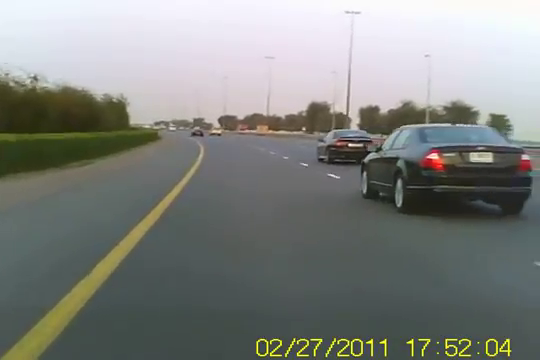
#> input picture frame 144 of road.avi.mp4, 540 x 360 px, given in place of traffic3.mp4, which was not available
$ python 'Car counting.py'
#> lines starting #> are read from the running program, lines starting #| are printed output that depends on the picture; pictures that were not available may be replaced by others from this repository, and a replacement may not be noted
import cv2
import numpy as np
from matplotlib import pyplot as plt

cap = cv2.VideoCapture('traffic3.mp4')
fgbg = cv2.bgsegm.createBackgroundSubtractorMOG()

counterL = 0
counterR = 0

def roi(image, vertices):
    mask = np.zeros_like(image)
    #channel_count = image.shape[2]
    match_mask_color = (255)#*channel_count
    cv2.fillPoly(mask, vertices, match_mask_color)
    masked_image = cv2.bitwise_and(image, mask)
    return masked_image

def process(image):
    print(image.shape)
    height = image.shape[0]
    width = image.shape[1]
    vertices = np.array([[0,480], [20,300], [300,200], [600,120], [800,260], [840,480]], np.int32)
    image = roi(image, [vertices])
    return image

while True:
    ret, frame = cap.read()
#> frame is the input picture: shape (360, 540, 3); mean B, G, R 128.3, 132.1, 129.1
    frame1 = process(frame)
#| (360, 540, 3)
#> in roi, `cv2.fillPoly(mask, vertices, match_mask_color)`:
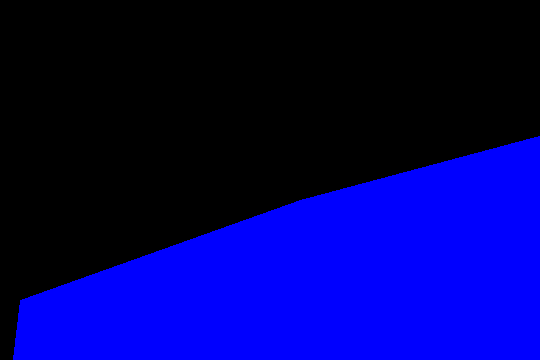
#> mask: shape (360, 540, 3); mean of channels 0, 1, 2 101, 0, 0; drawn as B, G, R
#> in roi, `masked_image = cv2.bitwise_and(image, mask)`:
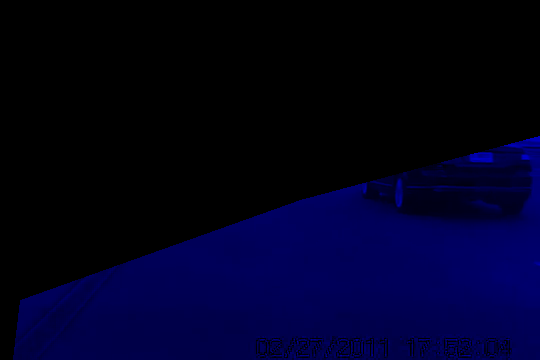
#> masked_image: shape (360, 540, 3); mean B, G, R 31.5, 0, 0
    if frame1 is None:
        break
    fgmask = fgbg.apply(frame1)
#> fgmask: shape (360, 540); every value is 0
    #fgmask = cv2.morphologyEx(fgmask, cv2.MORPH_OPEN, kernal)
    _, thresh = cv2.threshold(fgmask, 20, 255, cv2.THRESH_BINARY)
    dilated = cv2.dilate(thresh, None, iterations=3)
    contours,_ = cv2.findContours(dilated, cv2.RETR_TREE, cv2.CHAIN_APPROX_SIMPLE)
#> contours = []

    counter = 0

    for contour in contours:
        (x, y, w, h) = cv2.boundingRect(contour)

        if cv2.contourArea(contour) < 500:
            continue

        cv2.rectangle(frame, (x, y), (x+w, y+h), (0, 255, 0), 2)
        if x < 420 and y > 330 and y < 334:
            counterL +=1
        if x > 430 and  y> 330 and y < 337:
            counterR +=1
        cv2.putText(frame, "Outgoing: {}".format(counterL), (30, 50), cv2.FONT_HERSHEY_SIMPLEX, 1, (255, 150, 0), 2, cv2.LINE_AA)
        cv2.putText(frame, "Incoming: {}".format(counterR), (620, 50), cv2.FONT_HERSHEY_SIMPLEX, 1, (0, 150, 150), 2, cv2.LINE_AA)
        cv2.putText(frame, "Total: {}".format(counterL + counterR), (365, 50), cv2.FONT_HERSHEY_SIMPLEX, 1, (0, 0, 255), 2, cv2.LINE_AA)
#> this loop made 0 passes
#> after the loop, counterL = 0; counterR = 0

    cv2.imshow('Frame', dilated)
    cv2.imshow('Fg', frame)
    #plt.imshow('image', frame)

    if cv2.waitKey(3) & 0xFF == 27:
#> (key Esc is pressed here)
        break

cap.release()
cv2.destroyAllWindows()

$ run again, starting later in the video
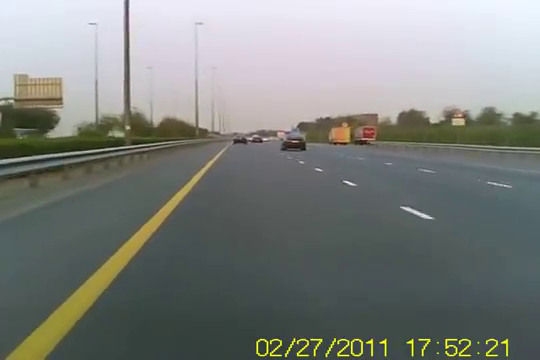
#> input picture frame 649 of road.avi.mp4, 540 x 360 px, given in place of traffic3.mp4, which was not available
#> frame is the input picture: shape (360, 540, 3); mean B, G, R 126.2, 130, 126.4
#| (360, 540, 3)
#> in roi, `masked_image = cv2.bitwise_and(image, mask)`:
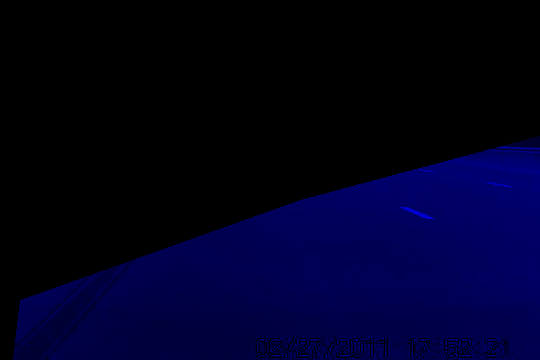
#> masked_image: shape (360, 540, 3); mean B, G, R 32, 0, 0
#> fgmask: shape (360, 540); every value is 0
#> contours = []
#> after the loop `for contour in contours:`: counterL = 0

$ run again, starting later in the video
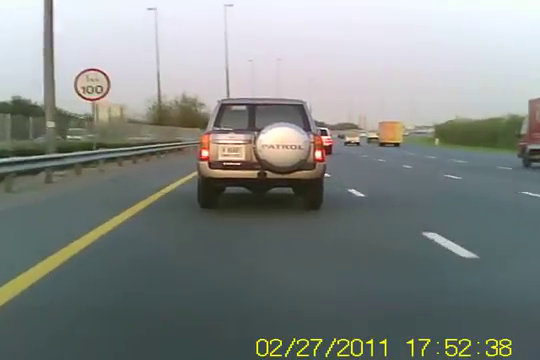
#> input picture frame 1154 of road.avi.mp4, 540 x 360 px, given in place of traffic3.mp4, which was not available
#> frame is the input picture: shape (360, 540, 3); mean B, G, R 132.1, 135.3, 129.8
#| (360, 540, 3)
#> in roi, `masked_image = cv2.bitwise_and(image, mask)`:
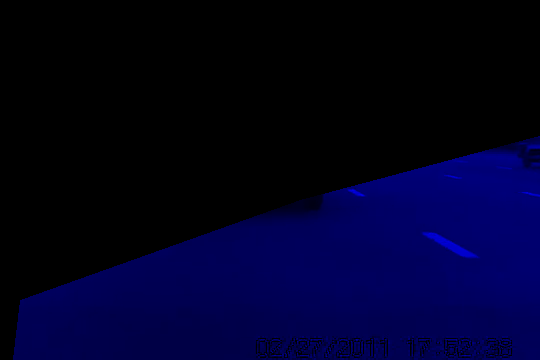
#> masked_image: shape (360, 540, 3); mean B, G, R 35.3, 0, 0
#> fgmask: shape (360, 540); every value is 0
#> contours = []
#> after the loop `for contour in contours:`: counterL = 0
